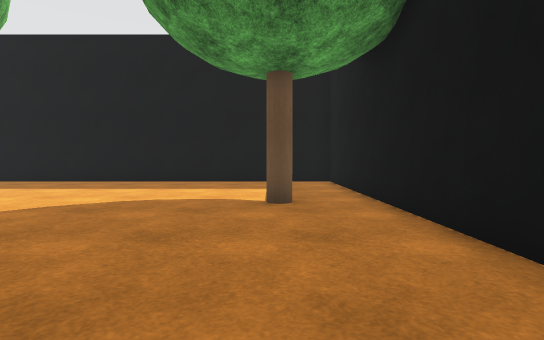
View 1 (above)

24 first-person views from a walk through a robot-simulator world made for Webots. The camera is 0.94 m above the floor, tilts 2° down and sees 80° across. The floor is counted in squares, 1 m on a side. Each view is taken from the middle of a square. On the plan, view 1 faces up. The plan holds only what a view shows up to about 12 squares ahead; the rest is blank. The robots in the file are not drawn. Webots' stock objects and surfaces are drawn as simple stand-ins. Uneven ground is drawn flat.

View 2
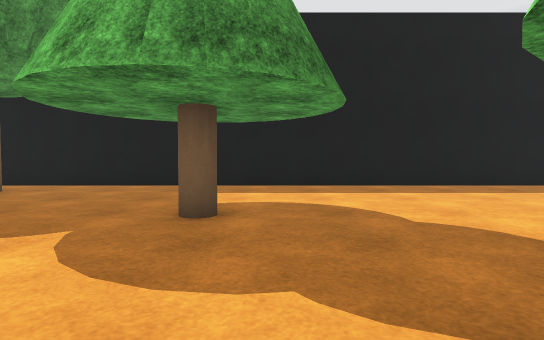

View 3
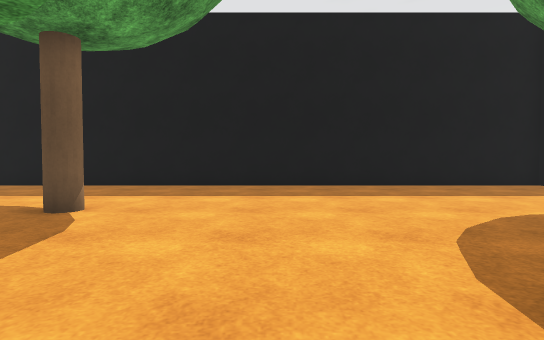

View 4
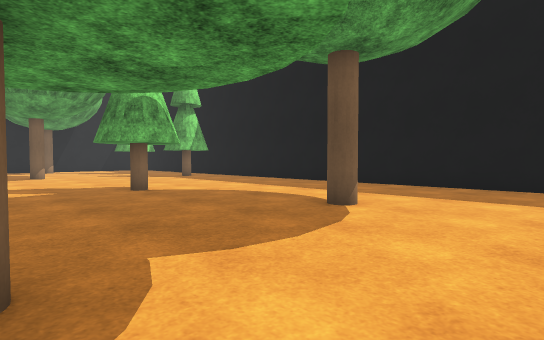

View 5
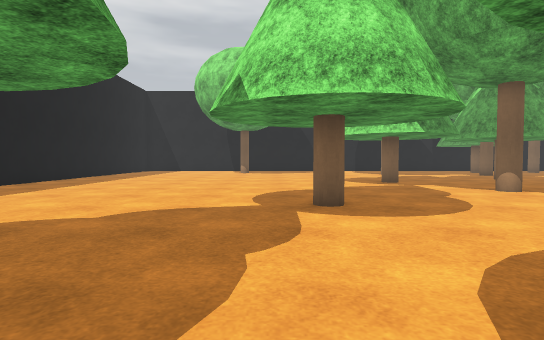

View 6
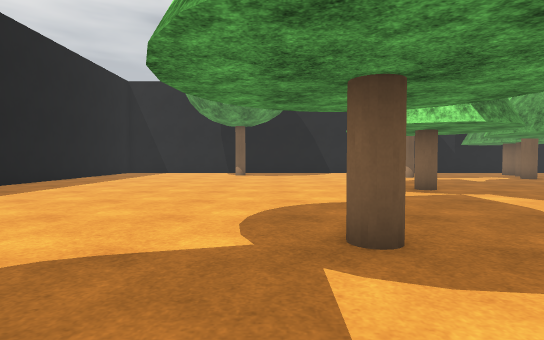

View 7
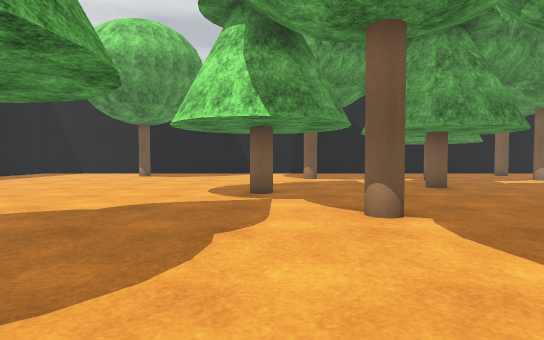

View 8
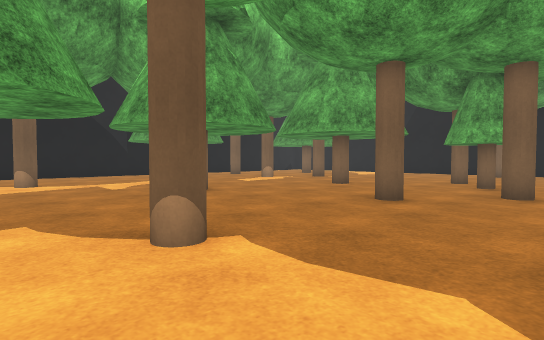

View 9
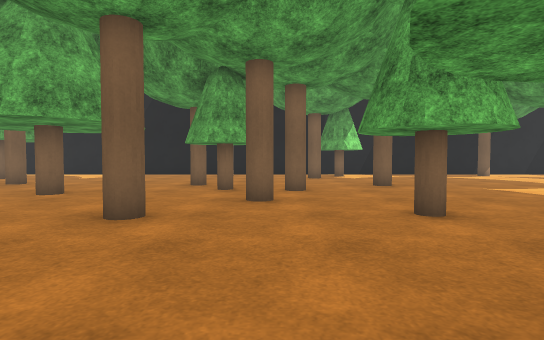

View 10
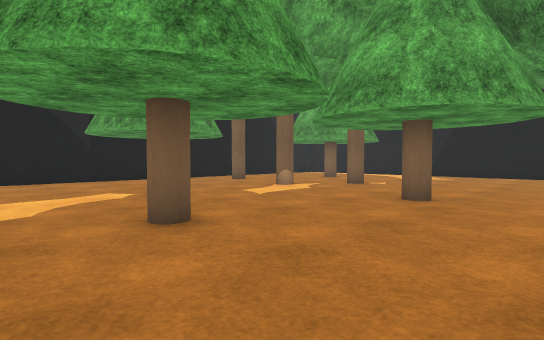

View 11
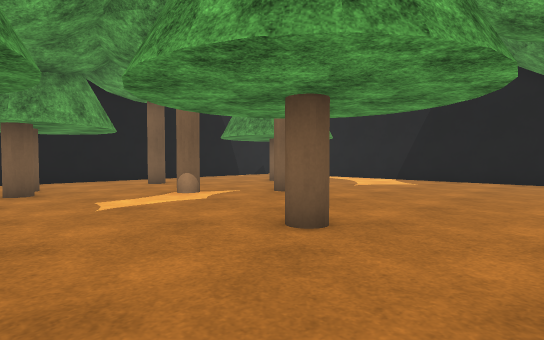

View 12
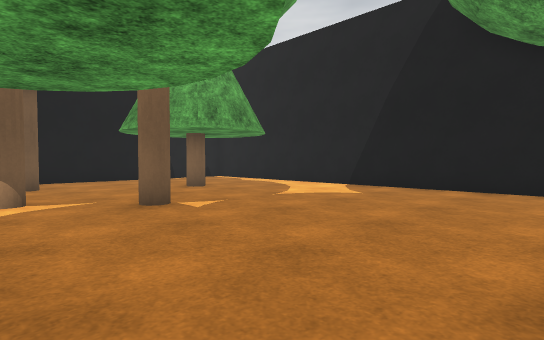

View 13
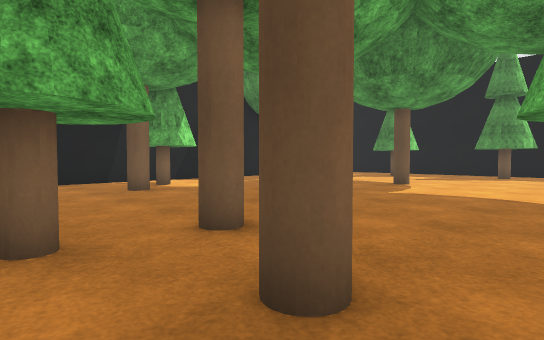

View 14
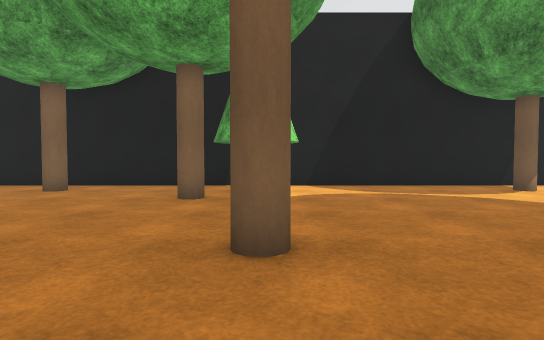

View 15
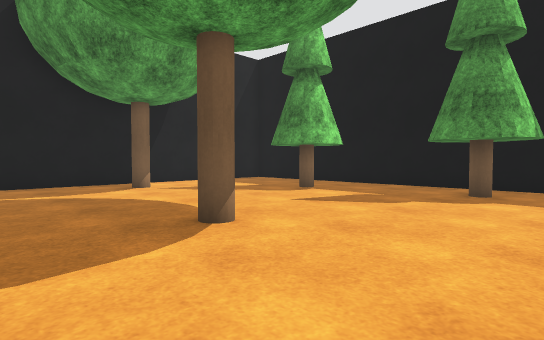

View 16
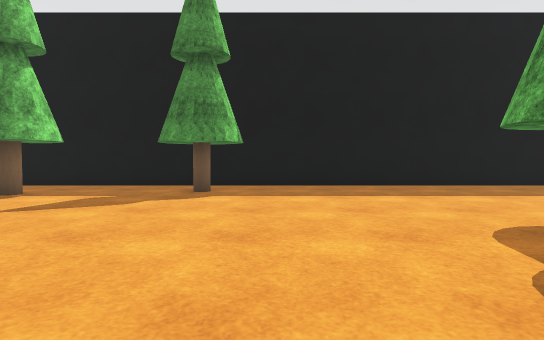

View 17
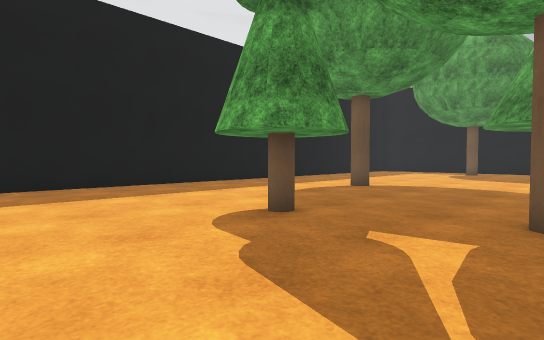

View 18
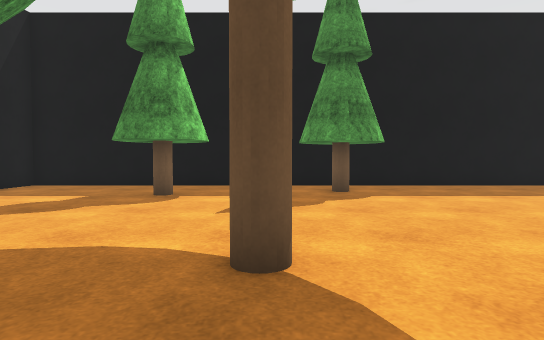

View 19
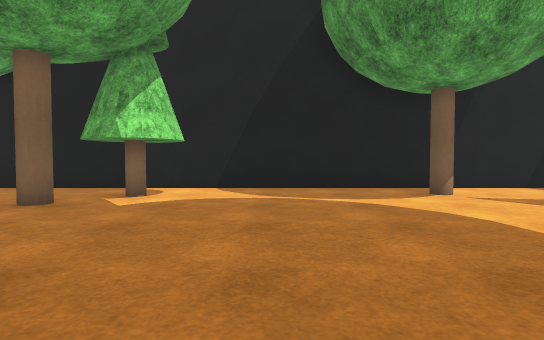

View 20
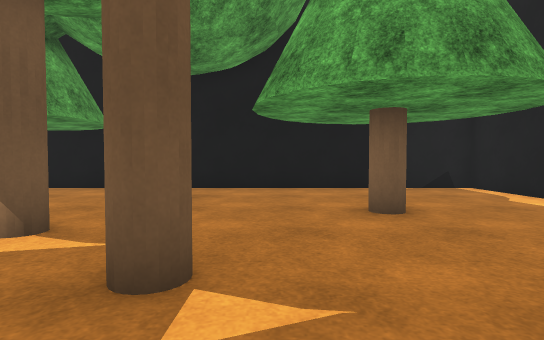

View 21
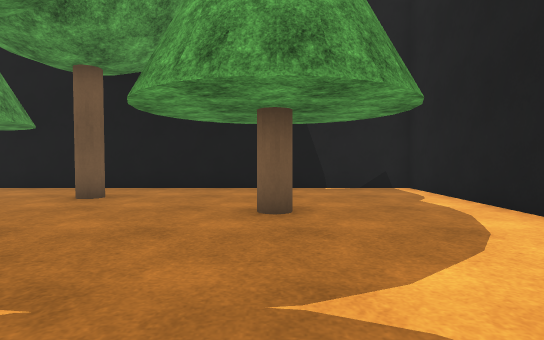

View 22
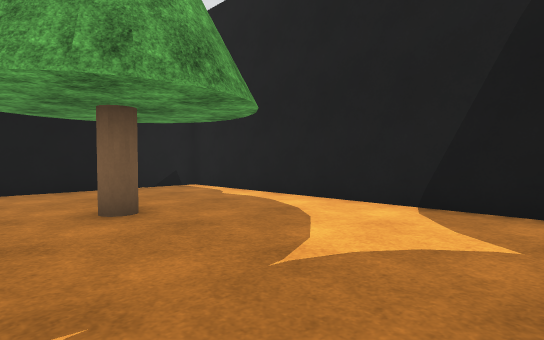

View 23
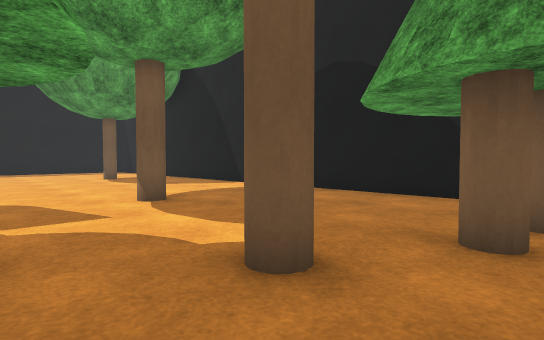

View 24
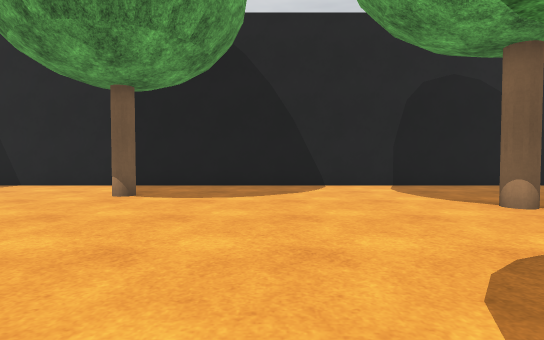

### Floor plan
Key: @ floor where view 1 was taken; # wall or solid block; . floor; T oak tree; R tree; P pine tree; C cypress tree.
Columns run from 34 left of view 1 to 3 right of it. Each row starts with its distance up from view 1.
 14 #####################################
 13 #....................................
 12 #.........CCC........................#
 11 #....CCC..CCC........................#
 10 #....CCC...C.........................#
  9 #....................................#
  8 R......................T.............R
  7 R.R..............CC...............R..R
  6 R.R.............CCC..................R
  5 R........R.......CC..................#
  4 #......................PPP...........#
  3 #.....................P...P  ........#
  2 #.................RR  P.PP ..P.PP....#
  1 #.............T            .P........#
  0 #..C...........          PP.P.PP.P@..#
 -1 #.CCC....T....CC.       .....P..P....#
 -2 #.CCC.........CC.     ....P..PPP.....#
 -3 #...T.........CC.      .PP.P.........#
 -4 #.........#.......   ...P.P.P........#
 -5 T.........C..#..........P.P.P........#
 -6 T........CCC............P...P........#
 -7 T.TT..  RCCC...T....T....PPP.........#
 -8 T.......R............................#
 -9 T.........PPPP.......PPPP............#
-10 #........P...P...P..P...P............#
-11 #........P.PP.PP..P.P.PP.............#
-12 #........P...PP.PP.PP...P............#
-13 #.........PPP.P.PP.P.PPP.............#
-14 #.......T......P..P..............
-15 #.......T.......PP............
-16 #..PP.P...#....T..............
-17 #..P...P.....##.....T..........
-18 #..P.P.P....####................
-19 #..P...P...######............R...
-20 #...PPP..T.###   .................
-21 #........... #  ..................
-22 #............##....................
-23 ########TTTT########################

Positions as (right, up) in squares from view 1, and headings:
1: (0, 0), facing up
2: (-9, -1), facing right
3: (-7, 2), facing up
4: (-7, 2), facing up-left
5: (-7, 2), facing down
6: (-7, -1), facing down
7: (-12, -2), facing down
8: (-12, -4), facing down-left
9: (-14, -5), facing left
10: (-15, -8), facing down-left
11: (-19, -8), facing down-left
12: (-23, -8), facing down-left
13: (-20, -7), facing up-left
14: (-22, -1), facing left
15: (-21, 2), facing up-left
16: (-21, 2), facing up
17: (-21, 2), facing up-right
18: (-25, 2), facing up
19: (-23, 2), facing left
20: (-27, -12), facing down
21: (-29, -12), facing down
22: (-27, -12), facing down-left
23: (-21, -14), facing down-right
24: (-9, -11), facing down
